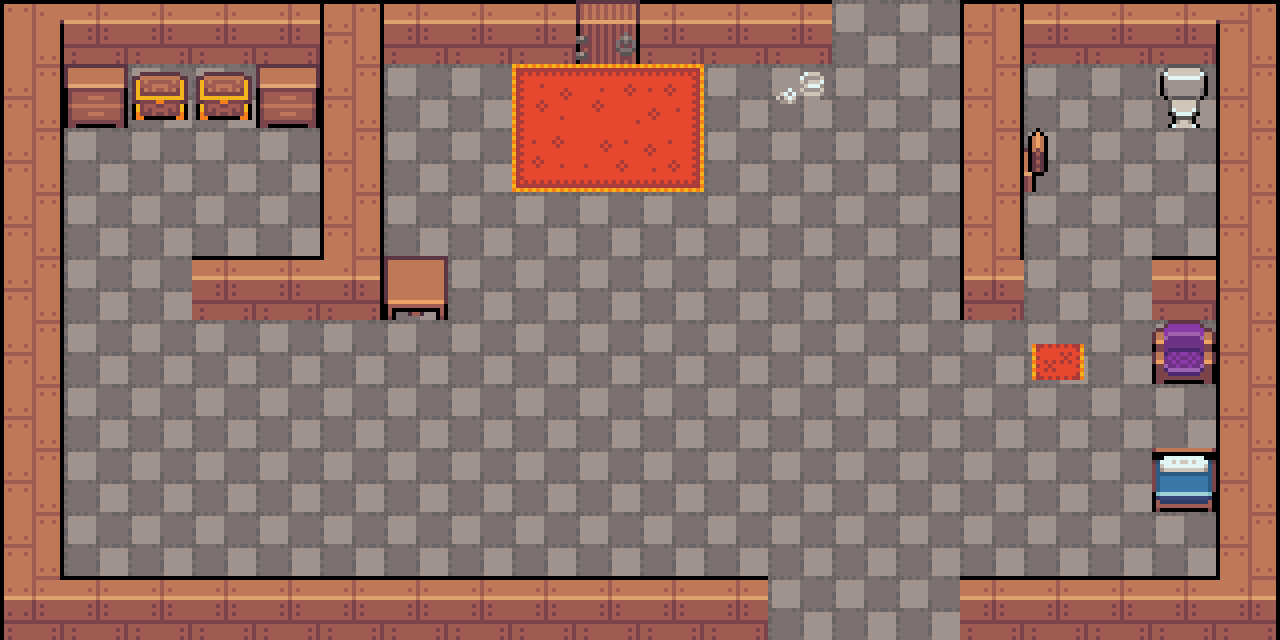

A 2D game scene composited from a Tiled map and its tileset images. What follows is a short description and the map's XML, with every tile layer's data as written:
An orthogonal 20x10 tile map with 64x64 px tiles, 4 tile layers (floor, items, Objects, background) and 11 objects (file door2 №3).

<map version="1.5" tiledversion="1.7.2" orientation="orthogonal" renderorder="right-down" width="20" height="10" tilewidth="64" tileheight="64" infinite="0" nextlayerid="6" nextobjectid="10">
 <tileset firstgid="1" name="4 BigSet" tilewidth="64" tileheight="64" tilecount="216" columns="8">
  <image source="../data/4 BigSet.png" width="512" height="1728" />
  <tile id="144">
   <objectgroup draworder="index" id="2">
    <object id="2" x="0" y="43.5">
     <polygon points="0,0 63.8636,0 63.8636,20.3182 36.1812,20.2585 0.181818,20.1818" />
    </object>
   </objectgroup>
  </tile>
  <tile id="145">
   <objectgroup draworder="index" id="3">
    <object id="3" x="0" y="43.75">
     <polygon points="0,0 63.8636,0 63.8636,20.3182 36.1812,20.2585 0.181818,20.1818" />
    </object>
   </objectgroup>
  </tile>
  <tile id="146">
   <objectgroup draworder="index" id="2">
    <object id="2" x="-1.77636e-15" y="43.6667">
     <polygon points="0,0 63.8636,0 63.8636,20.3182 36.1812,20.2585 0.181818,20.1818" />
    </object>
   </objectgroup>
  </tile>
  <tile id="152">
   <objectgroup draworder="index" id="2">
    <object id="1" x="0" y="-0.363636">
     <polygon points="0,0 64,0.363636 64,64.3636 0,64.3636" />
    </object>
   </objectgroup>
  </tile>
  <tile id="154">
   <objectgroup draworder="index" id="2">
    <object id="1" x="0.25" y="-0.5">
     <polygon points="-0.818527,0.47779 64,0.363636 64,64.3636 -0.85279,64.4886" />
    </object>
   </objectgroup>
  </tile>
  <tile id="160">
   <objectgroup draworder="index" id="2">
    <object id="1" x="-0.25" y="-0.5">
     <polygon points="0,0 64,0.363636 64,64.3636 0,64.3636" />
    </object>
   </objectgroup>
  </tile>
  <tile id="161">
   <objectgroup draworder="index" id="2">
    <object id="1" x="0.181818" y="44.2727">
     <polygon points="0,0 63.6364,-0.181818 63.6364,19.6364 -0.0909091,19.6364" />
    </object>
   </objectgroup>
  </tile>
  <tile id="162">
   <objectgroup draworder="index" id="2">
    <object id="1" x="-0.25" y="-0.5">
     <polygon points="0,0 64,0.363636 64,64.3636 0,64.3636" />
    </object>
   </objectgroup>
  </tile>
  <tile id="178">
   <objectgroup draworder="index" id="2">
    <object id="1" x="0" y="43.5">
     <polygon points="0,0 63.9506,0 63.9506,20.4921 36.2305,20.4319 0.182066,20.3545" />
    </object>
   </objectgroup>
  </tile>
 </tileset>
 <objectgroup id="4" name="Obstacles">
  <object id="8" name="file door2 №3" x="576.25" y="44">
   <polygon points="0,0 27.3392,0 63.5,0 63.5,20 0.5,20" />
  </object>
  <object id="9" x="-8" y="-99.3333" width="110.667" height="106.667" />
 </objectgroup>
 <layer id="2" name="floor" width="20" height="10">
  <data encoding="csv">
154,154,154,154,154,154,154,154,154,154,154,154,154,154,154,154,154,154,154,154,
154,154,154,154,154,154,154,154,1,2,3,154,154,154,154,154,154,154,154,154,
154,154,154,154,154,154,154,154,17,18,19,154,154,154,154,154,154,154,154,154,
154,154,154,154,154,154,154,154,154,154,154,154,154,154,154,154,154,154,154,154,
154,154,154,154,154,154,154,154,154,154,154,154,154,154,154,154,154,154,154,154,
154,154,154,154,154,154,154,154,154,154,154,154,154,154,154,154,154,154,154,154,
154,154,154,154,154,154,154,154,154,154,154,154,154,154,154,154,154,154,154,154,
154,154,154,154,154,154,154,154,154,154,154,154,154,154,154,154,154,154,154,154,
154,154,154,154,154,154,154,154,154,154,154,154,154,154,154,154,154,154,154,154,
154,154,154,154,154,154,154,154,154,154,154,154,154,154,154,154,154,154,154,154
</data>
 </layer>
 <layer id="3" name="items" width="20" height="10">
  <data encoding="csv">
0,0,0,0,0,0,0,0,0,0,0,0,0,0,0,0,0,0,0,0,
0,0,0,0,0,0,0,0,0,0,0,0,208,0,0,0,0,0,0,0,
0,0,0,0,0,0,0,0,0,0,0,0,0,0,0,0,0,0,0,0,
0,0,0,0,0,0,0,0,0,0,0,0,0,0,0,0,0,0,0,0,
0,0,0,0,0,0,197,0,0,0,0,0,0,0,0,0,0,0,0,0,
0,0,0,0,0,0,0,0,0,0,0,0,0,0,0,0,0,0,0,0,
0,0,0,0,0,0,0,0,0,0,0,0,0,0,0,0,0,0,0,0,
0,0,0,0,0,0,0,0,0,0,0,0,0,0,0,0,0,0,0,0,
0,0,0,0,0,0,0,0,0,0,0,0,0,0,0,0,0,0,0,0,
0,0,0,0,0,0,0,0,0,0,0,0,0,0,0,0,0,0,0,0
</data>
 </layer>
 <layer id="1" name="Objects" width="20" height="10">
  <data encoding="csv">
145,162,162,162,162,148,162,162,162,179,162,146,162,0,0,148,162,162,162,147,
153,194,200,200,194,153,0,0,0,0,0,0,0,0,0,153,0,0,195,155,
153,0,0,0,0,153,0,0,0,0,0,0,0,0,0,153,178,0,0,155,
153,0,0,0,0,153,0,0,0,0,0,0,0,0,0,153,0,0,0,155,
153,0,0,162,162,163,192,0,0,0,0,0,0,0,0,161,0,0,162,155,
153,0,0,0,0,0,0,0,0,0,0,0,0,0,0,0,212,0,204,155,
153,0,0,0,0,0,0,0,0,0,0,0,0,0,0,0,0,0,0,155,
153,0,0,0,0,0,0,0,0,0,0,0,0,0,0,0,0,0,185,155,
153,0,0,0,0,0,0,0,0,0,0,0,0,0,0,0,0,0,0,155,
161,162,162,162,162,162,162,162,162,162,162,146,0,0,0,162,162,162,162,163
</data>
 </layer>
 <layer id="5" name="background" width="20" height="10">
  <data encoding="csv">
0,0,0,0,0,0,0,0,0,0,0,0,0,0,0,0,0,0,0,0,
0,0,0,0,0,0,0,0,0,0,0,0,0,0,0,0,0,0,0,0,
0,0,0,0,0,0,0,0,0,0,0,0,0,0,0,0,0,0,0,0,
0,0,0,0,0,0,0,0,0,0,0,0,0,0,0,0,0,0,0,0,
0,0,0,0,0,0,0,0,0,0,0,0,0,0,0,0,0,0,0,0,
0,0,0,0,0,0,0,0,0,0,0,0,0,0,0,0,0,0,0,0,
0,0,0,0,0,0,0,0,0,0,0,0,0,0,0,0,0,0,0,0,
0,0,0,0,0,0,0,0,0,0,0,0,0,0,0,0,0,0,0,0,
0,0,0,0,0,0,0,0,0,0,0,0,0,0,0,0,0,0,0,0,
0,0,0,0,0,0,0,0,0,0,0,0,0,0,0,0,0,0,0,0
</data>
 </layer>
</map>